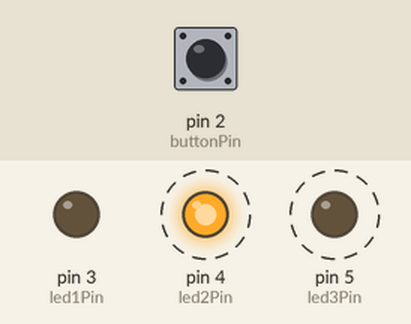
Recording of a sketch running on a simulated Arduino Uno, built with avr-gcc and run on an emulated ATmega328P. Parts: output pins drawn as LEDs (lit = HIGH). Dashed ring = blinking. The inputs (shaded band) are chosen by the test bench; at power-on: pin 2 (buttonPin) HIGH.

Above: at 1.8 s.
1.9 s: pin 2 (buttonPin) pulled LOW for 3.2 s
At 3.1 s:
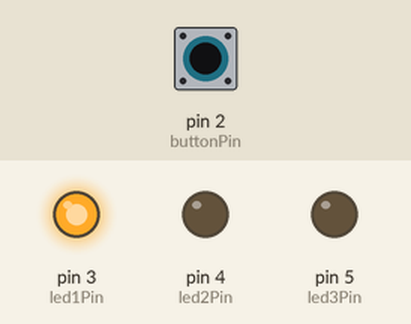
At 5.22 s:
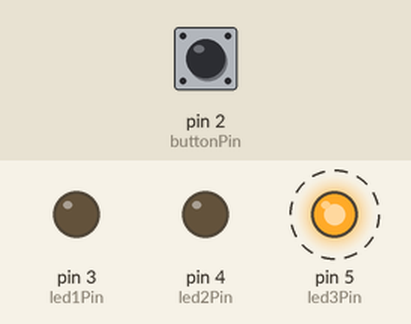
Timing chart, 0 to 12.6 s (numbered marks = the images above; inputs shaded):
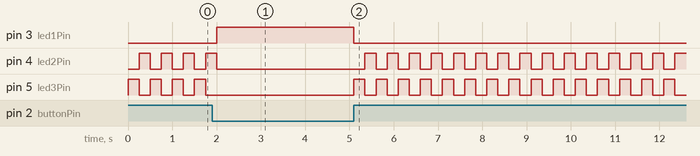

The sketch:

02_spaceship.ino
```cpp
const int buttonPin = 2;

const int led1Pin = 3; // green Led
const int led2Pin = 4;
const int led3Pin = 5;

int switchState;

void setup() {
  Serial.begin(9600);
  pinMode(buttonPin, INPUT);

  pinMode(led1Pin, OUTPUT);
  pinMode(led2Pin, OUTPUT);
  pinMode(led3Pin, OUTPUT);
}

void loop() {

  switchState = digitalRead(buttonPin);
  if (switchState == LOW){
    digitalWrite(led1Pin, HIGH);  // green led on
    digitalWrite(led2Pin, LOW);   // red led off
    digitalWrite(led3Pin, LOW);   // red led off
  }else{
    digitalWrite(led1Pin, LOW);

    digitalWrite(led2Pin, LOW);
    digitalWrite(led3Pin, HIGH);
    delay(250);
    digitalWrite(led2Pin, HIGH);
    digitalWrite(led3Pin, LOW);
    delay(250);
  }

}
```

Measured:
- after the input at 1.9 s, pin 3 (led1Pin): LOW → HIGH after 0.10 s, → LOW 3.1 s later
- by itself, pin 4 (led2Pin): repeats every 0.50 s: HIGH 0.25 s, LOW 0.25 s
